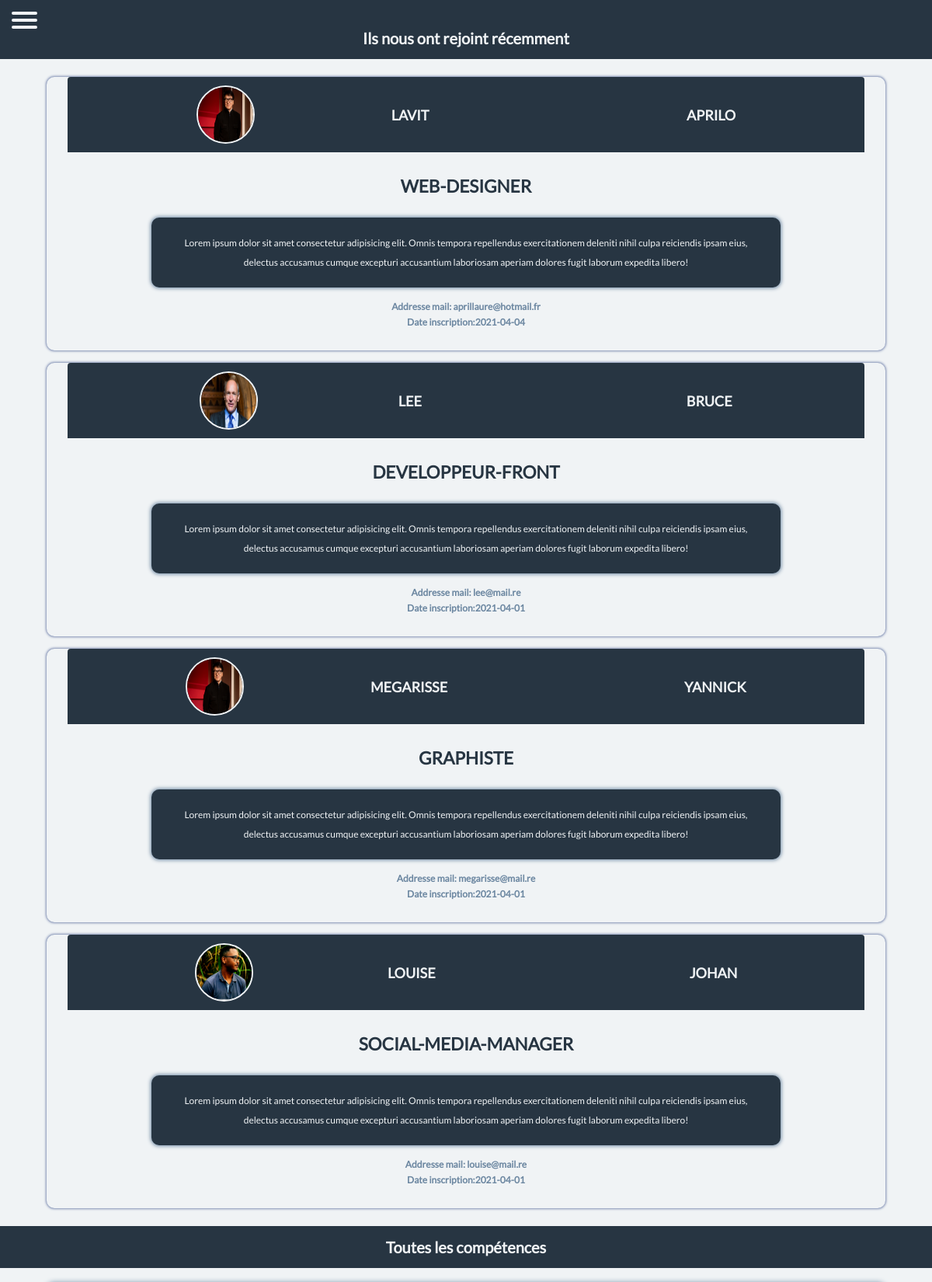
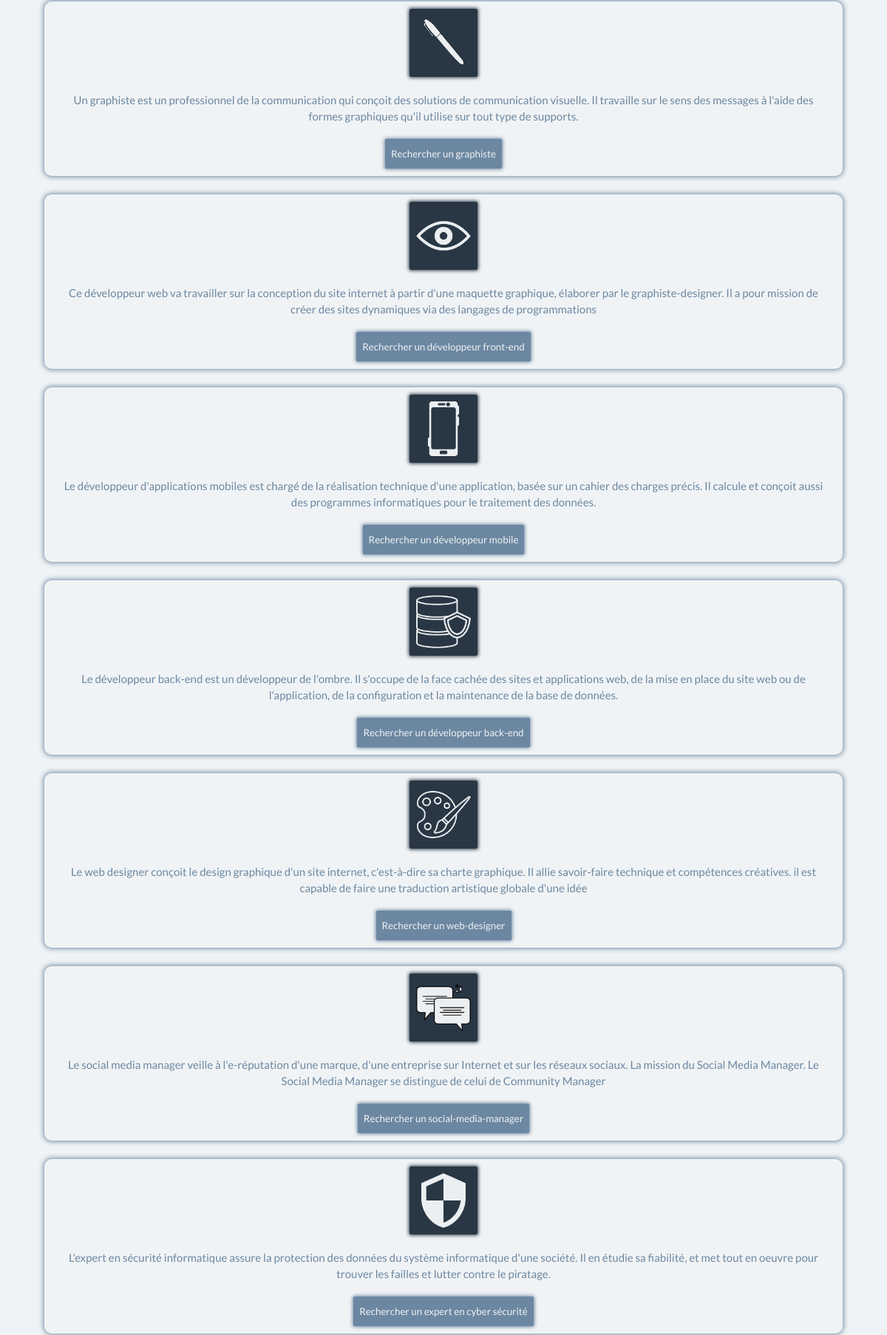
The page / (upper part) on the database its author committed (2 pictures, top to bottom).
### tables this page shows
CREATE TABLE `membre` (
  `id` int(11) NOT NULL,
  `nom` varchar(50) NOT NULL,
  `prenom` varchar(50) NOT NULL,
  `description` text DEFAULT NULL,
  `competence` varchar(50) NOT NULL,
  `mail` varchar(255) NOT NULL,
  `mot_de_passe` varchar(255) NOT NULL,
  `date_inscription` date NOT NULL,
  `photo_profil` varchar(200) DEFAULT NULL
);

### index.php (the view, shortened to what this page needs)
<!DOCTYPE html>
<html lang="fr">
<head>
    <link rel="stylesheet" media="screen and (min-width: 1241px)" href="desktop.css" />
    <link rel="stylesheet" media="screen and (max-width: 1240px)" href="mobile.css" />
    </head>
<body>
    <?php
    if (isset($_SESSION['id'])) {
        include('logged_menu.php');
    } else {
        include('menu.php');
    }
    ?>
    <h1 class="marge_menu">Ils nous ont rejoint récemment</h1>
    <div class="container_profil">
        <?php
        $bdd = new PDO('mysql:host=localhost;dbname=id16532210_my_dev_team;charset=utf8', 'id16532210_root', 'csGXE/ZKB1gs9=MJ', array(PDO::ATTR_ERRMODE => PDO::ERRMODE_EXCEPTION));
        $reponse = $bdd->query('SELECT * FROM membre ORDER BY id DESC LIMIT 4');
        while ($donnees = $reponse->fetch()) {
            echo '    <div class="profil">
        <div class="profil_image">
            <img class="profil_images" src="upload/' . $donnees['photo_profil'] . '" alt="photo de profil">
            <h3 class="profil_nom">' . $donnees['nom'] . '</h3><br>
            <h3 class="profil_prenom">' . $donnees['prenom'] . '</h3>
        </div>
        <div class="profil_competence-p">
            <h2>' . $donnees['competence'] . '</h2>
        </div>
        <div class="profil_description">
            <p class="description_texte">Lorem ipsum dolor sit amet consectetur adipisicing elit. Omnis tempora repellendus exercitationem deleniti nihil culpa reiciendis ipsam eius, delectus accusamus cumque excepturi accusantium laboriosam aperiam dolores fugit laborum expedita libero!</p>
        </div>
        <div class="profil_informations">
            <h6>Addresse mail: ' . $donnees['mail'] . '</h6>
            <h6>Date inscription:' . $donnees['date_inscription'] . '</h6>
        </div>
    </div>';
        }
        ?>
    </div>
    <h1>Toutes les compétences</h1>
    <div class="liste_competence">
        <div class="competence_carte">
            <div class="competence_image">
                <img class="competence_logo" src="image/graphisteL.png" alt="logo de competence">
            </div>
            <div class="competence_infos">Un graphiste est un professionnel de la communication qui conçoit des solutions de communication visuelle. Il travaille sur le sens des messages à l'aide des formes graphiques qu'il utilise sur tout type de supports.</div>
            <div class="competence_recherche"><a href="competence_inscrits.php?competence=graphiste"><input class="competence_bouton" type="submit" value="Rechercher un graphiste"></a></div>
        </div>
        <div class="competence_carte">
            <div class="competence_image">
                <img class="competence_logo" src="image/dev_frontL.png" alt="logo de competence">
            </div>
            <div class="competence_infos">Ce développeur web va travailler sur la conception du site internet à partir d'une maquette graphique, élaborer par le graphiste-designer. Il a pour mission de créer des sites dynamiques via des langages de programmations</div>
            <div class="competence_recherche"><a href="competence_inscrits.php?competence=developpeur-front"><input class="competence_bouton" type="submit" value="Rechercher un développeur front-end"></a></div>
        </div>
        <div class="competence_carte">
            <div class="competence_image">
                <img class="competence_logo" src="image/dev_mobileL.png" alt="logo de competence">
            </div>
            <div class="competence_infos">Le développeur d'applications mobiles est chargé de la réalisation technique d'une application, basée sur un cahier des charges précis. Il calcule et conçoit aussi des programmes informatiques pour le traitement des données.</div>
            <div class="competence_recherche"><a href="competence_inscrits.php?competence=developpeur-mobile"><input class="competence_bouton" type="submit" value="Rechercher un développeur mobile"></a></div>
        </div>
        <div class="competence_carte">
            <div class="competence_image">
                <img class="competence_logo" src="image/dev_backL.png" alt="logo de competence">
            </div>
            <div class="competence_infos">Le développeur back-end est un développeur de l'ombre. Il s'occupe de la face cachée des sites et applications web, de la mise en place du site web ou de l'application, de la configuration et la maintenance de la base de données.</div>
            <div class="competence_recherche"><a href="competence_inscrits.php?competence=developpeur-back"><input class="competence_bouton" type="submit" value="Rechercher un développeur back-end"></a></div>
        </div>
        <div class="competence_carte">
            <div class="competence_image">
                <img class="competence_logo" src="image/web_designerL.png" alt="logo de competence">
            </div>
            <div class="competence_infos">Le web designer conçoit le design graphique d'un site internet, c'est-à-dire sa charte graphique. Il allie savoir-faire technique et compétences créatives. il est capable de faire une traduction artistique globale d'une idée</div>
            <div class="competence_recherche"><a href="competence_inscrits.php?competence=web-designer"><input class="competence_bouton" type="submit" value="Rechercher un web-designer"></a></div>
        </div>
        <div class="competence_carte">
            <div class="competence_image">
                <img class="competence_logo" src="image/socialL.png" alt="logo de competence">
            </div>
            <div class="competence_infos">Le social media manager veille à l'e-réputation d'une marque, d'une entreprise sur Internet et sur les réseaux sociaux. La mission du Social Media Manager. Le Social Media Manager se distingue de celui de Community Manager</div>
            <div class="competence_recherche"><a href="competence_inscrits.php?competence=social-media-manager"><input class="competence_bouton" type="submit" value="Rechercher un social-media-manager"></a></div>
        </div>
        <div class="competence_carte">
            <div class="competence_image">
                <img class="competence_logo" src="image/cyberL.png" alt="logo de competence">
            </div>
            <div class="competence_infos">L'expert en sécurité informatique assure la protection des données du système informatique d'une société. Il en étudie sa fiabilité, et met tout en oeuvre pour trouver les failles et lutter contre le piratage. </div>
            <div class="competence_recherche"><a href="competence_inscrits.php?competence=expert-cyber-securite"><input class="competence_bouton" type="submit" value="Rechercher un expert en cyber sécurité"></a></div>
        </div>
    </div>
</body>
</html>

### desktop.css (style rules this page uses)
* { margin: 0; padding: 0; box-sizing: border-box; font-family: "lato"; }
body { background: #273542; }
.marge_menu { padding-top: 100px; }
a { text-decoration: none; color: #F0F3F5; }
h1 { margin: 50px 0 50px 0; text-align: center; color: #F0F3F5; font-size: 30px; font-weight: bold; }
.competence_logo { width: 92px; }
.container_profil { width: 100%; height: auto; margin: 0px auto 50px auto; padding: 50px 0px; justify-content: space-evenly; align-items: flex-start; display: flex; flex-direction: row; flex-wrap: wrap; background-color: #F0F3F5; }
.profil { width: 70%; height: auto; margin: 50px auto; background-color: #F0F3F5; border-radius: 10px; box-shadow: 0px 0px 3px 1px #7c8bb1; padding-bottom: 18px; }
.profil_image { width: 95%; margin: auto; border-bottom: 3px solid #F0F3F5; background-color: #273542; border-top-right-radius: 4px; border-top-left-radius: 4px; }
.profil_images { width: 125px; height: 125px; border-radius: 50%; border: 2px solid #F0F3F5; }
.profil_nom { margin-left: 100px; width: 200px; text-transform: uppercase; color: #F0F3F5; font-size: 25px; font-weight: bold; }
.profil_prenom { width: 200px; text-transform: uppercase; color: #F0F3F5; font-size: 25px; font-weight: bold; }
.profil_description { width: 75%; margin: 25px auto; background-color: #273542; display: flex; align-items: center; justify-content: center; padding: 30px; height: 200px; box-shadow: 0px 0px 5px 1px #6C87A1; color: #6C87A1; font-size: 18px; border-radius: 4px; }
.profil_competence-p { width: 50%; margin: 50px auto; display: flex; align-items: center; justify-content: center; color: #273542; font-weight: bold; text-transform: uppercase; font-size: 15px; border: 2px solid #F0F3F5; padding: 10px; box-shadow: 0px 0px 3px 2px #6C87A1; border-radius: 100px 0px 100px 0px; }
.description_texte { color: #F0F3F5; }
.profil_informations { display: flex; justify-content: space-evenly; align-items: center; width: 80%; margin: 50px auto 25px auto; font-size: 25px; color: #6C87A1; }
h3 { font-weight: normal; }
.liste_competence { width: 100%; height: auto; margin: 50px auto 50px auto; padding: 75px 0px; display: flex; justify-content: space-evenly; align-items: flex-start; flex-wrap: wrap; background-color: #F0F3F5; }
.competence_carte { width: 40%; height: auto; margin: 0px 0 50px 0; background-color: #F0F3F5; padding: 30px 10px; border-radius: 10px; box-shadow: 0px 0px 7px 2px #6C87A1; }
.competence_image { display: flex; justify-content: center; align-items: center; margin-bottom: 15px; }
.competence_logo { border-radius: 2%; box-shadow: 0px 0px 5px 1px #273542; }
.competence_infos { color: #6C87A1; text-align: center; padding: 20px; line-height: 35px; font-size: 18px; }
.competence_bouton { padding: 12px 8px; color: #F0F3F5; background-color: #6C87A1; border: none; box-shadow: 0px 0px 5px 1px #6C87A1; border-radius: 2%; }
.competence_recherche { margin: auto; width: 80%; display: flex; justify-content: center; align-items: center; }
.profil_image { height: 150px; display: flex; justify-content: center; align-items: center; }
.profil_description { padding: 15px 30px; color: #273542; line-height: 30px; height: 175px; overflow: hidden; text-align: justify; }

### rows shown on the page
membre: photo_profil (picture), nom "LAVIT", prenom "APRILO", competence "WEB-DESIGNER", mail "aprillaure@hotmail.fr", date_inscription "2021-04-04"
membre: photo_profil (picture), nom "LEE", prenom "BRUCE", competence "DEVELOPPEUR-FRONT", mail "lee@mail.re", date_inscription "2021-04-01"
membre: photo_profil (picture), nom "MEGARISSE", prenom "YANNICK", competence "GRAPHISTE", mail "megarisse@mail.re", date_inscription "2021-04-01"
membre: photo_profil (picture), nom "LOUISE", prenom "JOHAN", competence "SOCIAL-MEDIA-MANAGER", mail "louise@mail.re", date_inscription "2021-04-01"
